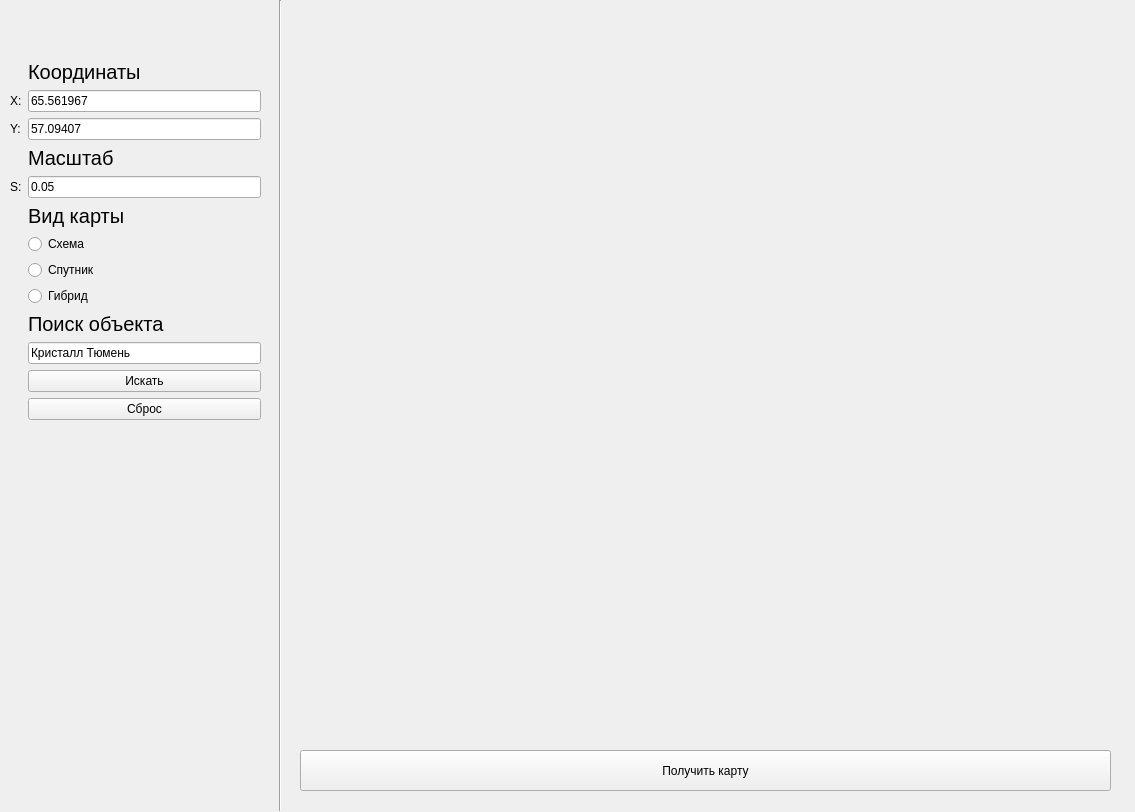
<?xml version="1.0" encoding="UTF-8"?>
<ui version="4.0">
 <class>Form</class>
 <widget class="QWidget" name="Form">
  <property name="geometry">
   <rect>
    <x>0</x>
    <y>0</y>
    <width>1135</width>
    <height>812</height>
   </rect>
  </property>
  <property name="focusPolicy">
   <enum>Qt::ClickFocus</enum>
  </property>
  <property name="windowTitle">
   <string>Form</string>
  </property>
  <widget class="QPushButton" name="pull_button">
   <property name="geometry">
    <rect>
     <x>300</x>
     <y>750</y>
     <width>811</width>
     <height>41</height>
    </rect>
   </property>
   <property name="focusPolicy">
    <enum>Qt::NoFocus</enum>
   </property>
   <property name="text">
    <string>Получить карту</string>
   </property>
  </widget>
  <widget class="QWidget" name="formLayoutWidget">
   <property name="geometry">
    <rect>
     <x>10</x>
     <y>60</y>
     <width>251</width>
     <height>418</height>
    </rect>
   </property>
   <layout class="QFormLayout" name="formLayout">
    <item row="0" column="1">
     <widget class="QLabel" name="label">
      <property name="font">
       <font>
        <pointsize>15</pointsize>
       </font>
      </property>
      <property name="text">
       <string>Координаты</string>
      </property>
     </widget>
    </item>
    <item row="1" column="0">
     <widget class="QLabel" name="label_2">
      <property name="text">
       <string>X:</string>
      </property>
     </widget>
    </item>
    <item row="1" column="1">
     <widget class="QLineEdit" name="lineEdit_x">
      <property name="focusPolicy">
       <enum>Qt::ClickFocus</enum>
      </property>
      <property name="text">
       <string>65.561967</string>
      </property>
     </widget>
    </item>
    <item row="2" column="0">
     <widget class="QLabel" name="label_3">
      <property name="text">
       <string>Y:</string>
      </property>
     </widget>
    </item>
    <item row="2" column="1">
     <widget class="QLineEdit" name="lineEdit_y">
      <property name="focusPolicy">
       <enum>Qt::ClickFocus</enum>
      </property>
      <property name="text">
       <string>57.09407</string>
      </property>
     </widget>
    </item>
    <item row="3" column="1">
     <widget class="QLabel" name="label_5">
      <property name="font">
       <font>
        <pointsize>15</pointsize>
       </font>
      </property>
      <property name="text">
       <string>Масштаб</string>
      </property>
     </widget>
    </item>
    <item row="4" column="0">
     <widget class="QLabel" name="label_4">
      <property name="text">
       <string>S:</string>
      </property>
     </widget>
    </item>
    <item row="4" column="1">
     <widget class="QLineEdit" name="lineEdit_spn">
      <property name="focusPolicy">
       <enum>Qt::ClickFocus</enum>
      </property>
      <property name="text">
       <string>0.05</string>
      </property>
     </widget>
    </item>
    <item row="5" column="1">
     <widget class="QLabel" name="label_6">
      <property name="font">
       <font>
        <pointsize>15</pointsize>
       </font>
      </property>
      <property name="text">
       <string>Вид карты</string>
      </property>
     </widget>
    </item>
    <item row="6" column="1">
     <widget class="QRadioButton" name="radioButton_map">
      <property name="focusPolicy">
       <enum>Qt::ClickFocus</enum>
      </property>
      <property name="text">
       <string>Схема</string>
      </property>
     </widget>
    </item>
    <item row="7" column="1">
     <widget class="QRadioButton" name="radioButton_sat">
      <property name="focusPolicy">
       <enum>Qt::ClickFocus</enum>
      </property>
      <property name="text">
       <string>Спутник</string>
      </property>
     </widget>
    </item>
    <item row="8" column="1">
     <widget class="QRadioButton" name="radioButton_satskl">
      <property name="focusPolicy">
       <enum>Qt::ClickFocus</enum>
      </property>
      <property name="text">
       <string>Гибрид</string>
      </property>
     </widget>
    </item>
    <item row="9" column="1">
     <widget class="QLabel" name="label_7">
      <property name="font">
       <font>
        <pointsize>15</pointsize>
       </font>
      </property>
      <property name="text">
       <string>Поиск объекта</string>
      </property>
     </widget>
    </item>
    <item row="10" column="1">
     <widget class="QLineEdit" name="lineEdit_obj">
      <property name="focusPolicy">
       <enum>Qt::ClickFocus</enum>
      </property>
      <property name="text">
       <string>Кристалл Тюмень</string>
      </property>
     </widget>
    </item>
    <item row="11" column="1">
     <widget class="QPushButton" name="button_obj">
      <property name="focusPolicy">
       <enum>Qt::NoFocus</enum>
      </property>
      <property name="text">
       <string>Искать</string>
      </property>
     </widget>
    </item>
    <item row="12" column="1">
     <widget class="QPushButton" name="button_clear">
      <property name="focusPolicy">
       <enum>Qt::NoFocus</enum>
      </property>
      <property name="text">
       <string>Сброс</string>
      </property>
     </widget>
    </item>
   </layout>
  </widget>
  <widget class="Line" name="line">
   <property name="geometry">
    <rect>
     <x>270</x>
     <y>0</y>
     <width>20</width>
     <height>811</height>
    </rect>
   </property>
   <property name="orientation">
    <enum>Qt::Vertical</enum>
   </property>
  </widget>
  <widget class="QWidget" name="verticalLayoutWidget">
   <property name="geometry">
    <rect>
     <x>380</x>
     <y>80</y>
     <width>651</width>
     <height>631</height>
    </rect>
   </property>
   <layout class="QVBoxLayout" name="verticalLayout">
    <item>
     <widget class="QLabel" name="image">
      <property name="text">
       <string/>
      </property>
     </widget>
    </item>
   </layout>
  </widget>
  <widget class="QLabel" name="label_error">
   <property name="geometry">
    <rect>
     <x>290</x>
     <y>20</y>
     <width>651</width>
     <height>41</height>
    </rect>
   </property>
   <property name="font">
    <font>
     <pointsize>16</pointsize>
     <weight>75</weight>
     <bold>true</bold>
    </font>
   </property>
   <property name="cursor">
    <cursorShape>CrossCursor</cursorShape>
   </property>
   <property name="text">
    <string/>
   </property>
  </widget>
 </widget>
 <tabstops>
  <tabstop>lineEdit_x</tabstop>
  <tabstop>lineEdit_y</tabstop>
  <tabstop>lineEdit_spn</tabstop>
  <tabstop>pull_button</tabstop>
 </tabstops>
 <resources/>
 <connections/>
</ui>
